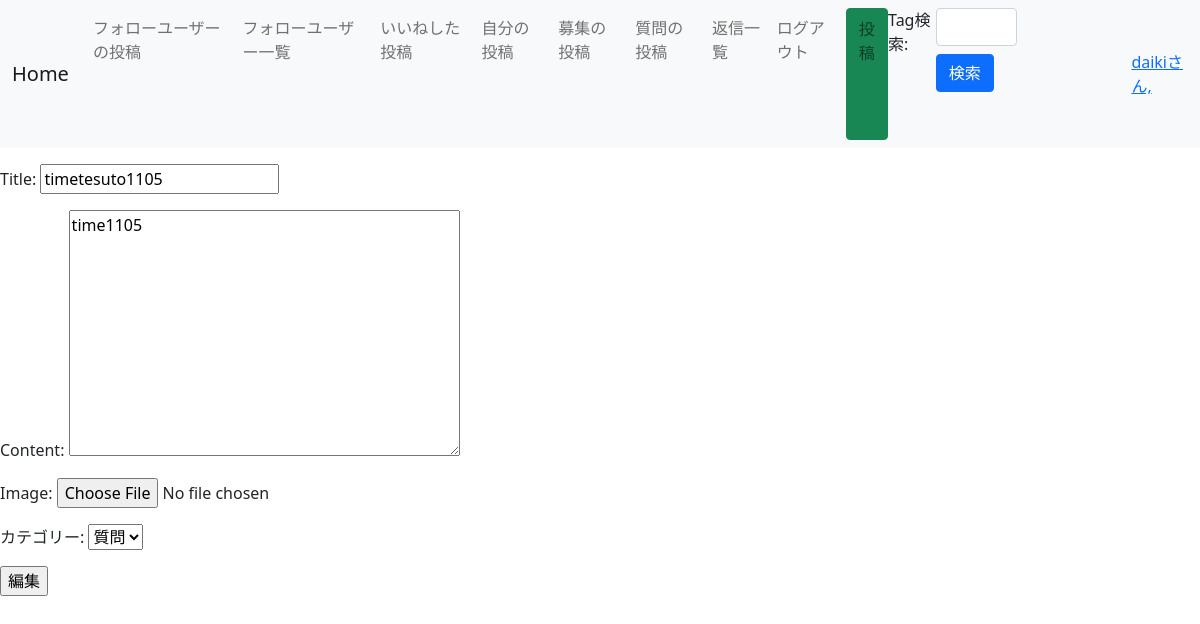
Screenshot of /detail/4/update/ (signed in) with the database file from the repository.
### snsapp/models.py (models this page shows, shortened)
class User(AbstractBaseUser, PermissionsMixin):
    COURCES = (
      ('R',"R科"),
      ('S',"S科"),
      ('W',"W科"),
    )
    username = models.CharField(max_length=100, unique=False)
    email = models.EmailField(max_length=100, unique=True)
    course = models.CharField(max_length=10, choices=COURCES, blank=True)
    sns = models.CharField(max_length=255, blank=True)
    url_ins = models.URLField(max_length=200, blank=True)
    url_twi = models.URLField(max_length=200, blank=True)
    url_oth = models.URLField(max_length=200,)
    circle = models.CharField(max_length=100, blank=True)
    hobby = models.CharField(max_length=100, default="未設定")
    introduce = models.CharField(max_length=500, default="未設定")#要確認(誕生日不要？formでbirthdayからage計算?)
    date_of_birth = models.DateField(null='2000-1-1')
    is_active = models.BooleanField(default=False)##あとで変更、要確認
    is_staff = models.BooleanField(default=False)
    picture = models.FileField(null=True, upload_to='picture/')
    objects = UserManager()
    USERNAME_FIELD = 'email'
    REQUIRED_FIELDS = ['username']
    class Meta:
        db_table = 'user'

class Post(models.Model):
    title = models.CharField(max_length=100)
    content = models.TextField()
    image = models.ImageField(upload_to='images/', blank=True, null=True)
    user = models.ForeignKey(User, on_delete=models.CASCADE)
    like = models.ManyToManyField(User, related_name='related_post', blank=True)
    created_at = models.DateTimeField('作成日', auto_now_add=True)
    category = models.ForeignKey(Category, verbose_name='カテゴリー', on_delete=models.PROTECT, default='返信')
    tags = TaggableManager(blank=True)
    reply = models.TextField()
    class Meta:
        ordering = ["-created_at"]
        verbose_name = '投稿'
        verbose_name_plural = '投稿'

### snsapp/views.py (the view)
# urls.py: path('detail/<int:pk>/update/', UpdatePost.as_view(), name='update'),
class UpdatePost(LoginRequiredMixin, UserPassesTestMixin, UpdateView):
    model = Post
    form_class = PostForm
    template_name = 'update.html'
    success_url = reverse_lazy('mypost')
    def test_func(self, **kwargs):
        pk = self.kwargs["pk"]
        post = Post.objects.get(pk=pk)
        return (post.user == self.request.user)

### snsapp/forms.py
class PostForm(forms.ModelForm):
    image = SingleFileField(required=False, widget=SingleFileInput)
    class Meta:
        model = Post
        fields = ['title', 'content', 'image','category','tags']

### snsapp/models.py (called while the page is built)
    def __str__(self):
        return self.name

### snsapp/templates/update.html
{% extends 'base.html' %}
{% block content %}
<form method="post" enctype="multipart/form-data">{% csrf_token %}
    {{ form.as_p }}
    <input type="submit" value="編集">
</form>
{% endblock content %}

### snsapp/templates/base.html (shortened to what this page needs)
{% load static %}
<!doctype html>
<html lang="ja">
  <head>
    <link href="https://cdn.jsdelivr.net/npm/bootstrap@5.0.0-beta3/dist/css/bootstrap.min.css" rel="stylesheet">
    <link rel="stylesheet" href="https://use.fontawesome.com/releases/v5.15.1/css/all.css">
  </head>
  <body>
    <nav class="navbar navbar-expand-lg navbar-light bg-light mb-3">
        <div class="container-fluid">
          <a class="navbar-brand" href="{% url 'home' %}">Home</a>
          <div class="collapse navbar-collapse" id="navbarNavAltMarkup">
            <div class="navbar-nav">
              <div class="navbar-nav">
              <a class="nav-link" href="{% url 'follow-list' %}">フォローユーザーの投稿</a>
              <a class="nav-link" href="{% url 'followuser_list' %}">フォローユーザー一覧</a>
              <a class="nav-link" href="{% url 'related_post' %}">いいねした投稿</a>
              <a class="nav-link" href="{% url 'mypost' %}">自分の投稿</a>
              <a class="nav-link" href="{% url 'bosyu' %}">募集の投稿</a>
              <a class="nav-link" href="{% url 'situmon' %}">質問の投稿</a>
              <a class="nav-link" href="{% url 'reply' %}">返信一覧</a>
              <a class="nav-link" href="/accounts/logout/">ログアウト</a>
              <a class="nav-link btn btn-success" href="{% url 'create' %}" role="button">投稿</a>
              Tag検索:
              <form action="{% url 'tag-search' %}" method="get" class="mb-5">
                <div class="form-row">
                  <div class="col-5">
                    <input name="query" value="{{ request.GET.query }}" type="tags" class="form-control">
                  </div>
                  <div class="col">
                    <button type="submit" class="btn btn-primary">検索</button>
                  </div>
                </div>
              </form>
             </div>
            </div>
           <div>
            <a href="{% url 'edit_user' %}">{{request.user.username}}さん,</a>
          </div>
        </div>
      </nav>
      {% block content %}
      {% endblock content %}
  </body>
</html>

### rows the page displays
User: user.username "daiki"
Post: title "timetesuto1105", content "time1105", category "質問"
